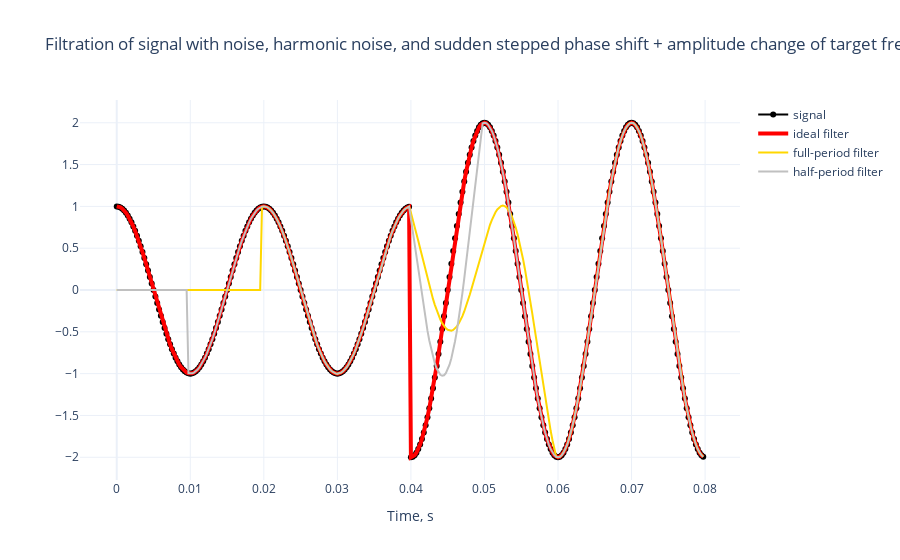

This figure's notebook cell:
### Code cell
test_description = "synthetic test"
test_name = "Test S1"
ff_full = FourierFilter(f1=f1, fs=fs, mode="full-period")
ff_half = FourierFilter(f1=f1, fs=fs, mode="half-period")
s_filtered_full = []
s_filtered_half = []
for i in range(len(signal)):
    s_filtered_full.append(ff_full.fit_sample(signal[i]))
    s_filtered_half.append(ff_half.fit_sample(signal[i]))
s_filtered_full = np.array(s_filtered_full)
s_filtered_half = np.array(s_filtered_half)

fig = go.Figure()
fig.update_layout(
    title="Filtration of signal with noise, harmonic noise, and sudden stepped phase shift + amplitude change of target frequency",
    xaxis_title="Time, s",
    template="plotly_white",
)
fig.add_trace(go.Scatter(x=time, y=signal, name="signal", mode="lines+markers", line=dict(color="black")))  # fmt:skip
fig.add_trace(go.Scatter(x=time, y=target, name="ideal filter", line=dict(color="red", width=4)))  # fmt:skip
fig.add_trace(go.Scatter(x=time, y=np.real(s_filtered_full), name="full-period filter", line=dict(color="gold")))  # fmt:skip
fig.add_trace(go.Scatter(x=time, y=np.real(s_filtered_half), name="half-period filter", line=dict(color="silver")))  # fmt:skip
fig.show()

### Figure 1 — Plotly figure (JSON) as saved in the notebook; plotly's stock layout.template omitted (floating-point values rounded to 4 significant figures; data arrays with more than 128 entries replaced by an {"elided": "..."} marker saying what was removed)
{"data": [{"line": {"color": "black"}, "mode": "lines+markers", "name": "signal", "type": "scatter", "x": {"elided": "320 float values"}, "y": {"elided": "320 float values"}}, {"line": {"color": "red", "width": 4}, "name": "ideal filter", "type": "scatter", "x": {"elided": "320 float values"}, "y": {"elided": "320 float values"}}, {"line": {"color": "gold"}, "name": "full-period filter", "type": "scatter", "x": {"elided": "320 float values"}, "y": {"elided": "320 float values"}}, {"line": {"color": "silver"}, "name": "half-period filter", "type": "scatter", "x": {"elided": "320 float values"}, "y": {"elided": "320 float values"}}], "layout": {"title": {"text": "Filtration of signal with noise, harmonic noise, and sudden stepped phase shift + amplitude change of target frequency"}, "xaxis": {"title": {"text": "Time, s"}}}}
